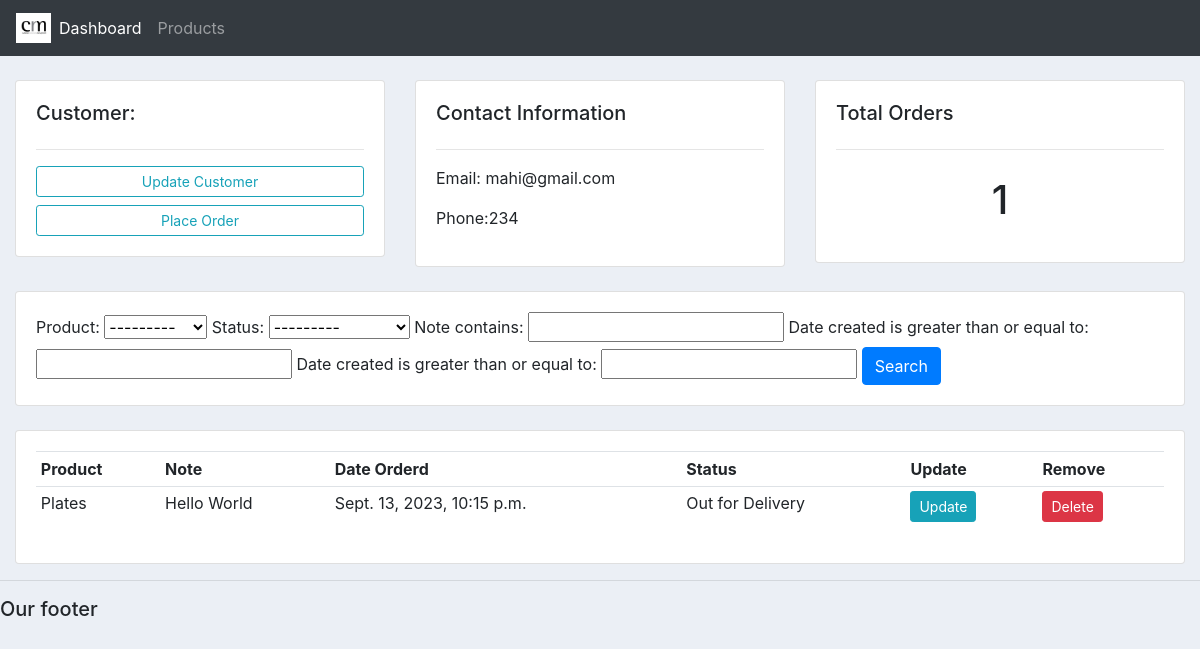
The app's page /customer/2/ with its own data.
### accounts/models.py (models this page shows, shortened)
class Customer(models.Model):
    name = models.CharField(max_length=200, null=True)
    phone = models.CharField(max_length=200, null=True)
    email = models.CharField(max_length=200, null=True)
    date_created = models.DateTimeField(auto_now_add=True, null = True)

class Order(models.Model):
    STATUS = (
        ('Pending', 'Pending'),
        ('Out for Delivery', 'Out for Delivery'),
        ('Delivered', 'Delivered'),
    )
    customer = models.ForeignKey(Customer, null=True, on_delete=models.SET_NULL)
    product = models.ForeignKey(Product, null=True, on_delete=models.SET_NULL)
    date_created = models.DateTimeField(auto_now_add=True, null=True)
    status = models.CharField(max_length = 200, null = True, choices = STATUS)
    note = models.CharField(max_length = 200, null = True)

class Product(models.Model):
    CATEGORY = (
        ('Indoor', 'Indoor'),
        ('Outdoor', 'Outdoor'),
    )
    name = models.CharField(max_length=200, null=True)
    price = models.FloatField(null = True)
    category = models.CharField(max_length=200, null=True, choices = CATEGORY)
    description = models.CharField(max_length=200, null=True, blank = True)
    date_created = models.DateTimeField(auto_now_add=True, null = True)
    tags = models.ManyToManyField(Tag)
    def __str__(self):
        return self.name

### accounts/views.py (the view)
# urls.py: path('customer/<str:pk>/', views.customer, name = 'customer'),
def customer(request, pk):
    customer = Customer.objects.get(id = pk)
    orders = customer.order_set.all()
    total_orders = orders.count()
    order_filter = OrderFilter(request.GET, queryset = orders )
    orders = order_filter.qs
    context = {
        'customer' : customer,
        'total_orders' : total_orders,
        'orders' : orders,
        'order_filter' : order_filter
    }
    return render(request, 'accounts/customer.html', context)

### accounts/templates/accounts/customer.html
{%  extends 'accounts/main.html' %}
{% block content %}
	<br>
<div class="row">
	<div class="col-md">
		<div class="card card-body">
			<h5>Customer:</h5>
			<hr>
			<a class="btn btn-outline-info  btn-sm btn-block" href="">Update Customer</a>
			<a class="btn btn-outline-info  btn-sm btn-block" href="{% url 'create_order' customer.id %}">Place Order</a>
		</div>
	</div>
	<div class="col-md">
		<div class="card card-body">
			<h5>Contact Information</h5>
			<hr>
			<p>Email: {{customer.email}}</p>
			<p>Phone:{{customer.phone}}</p>
		</div>
	</div>
	<div class="col-md">
		<div class="card card-body">
			<h5>Total Orders</h5>
			<hr>
			<h1 style="text-align: center;padding: 10px">{{total_orders}}</h1>
		</div>
	</div>
</div>
<br>
<div class="row">
	<div class="col">
		<div class="card card-body">
			<form method="get">
				{{order_filter.form}}
		    <button class="btn btn-primary" type="submit">Search</button>
		  </form>
		</div>
	</div>
</div>
<br>
<div class="row">
	<div class="col-md">
		<div class="card card-body">
			<table class="table table-sm">
				<tr>
					<th>Product</th>
					<th>Note</th>
					<th>Date Orderd</th>
					<th>Status</th>
					<th>Update</th>
					<th>Remove</th>
				</tr>
				{%for order in orders%}
				<tr>
					<td>{{order.product}}</td>
					<td>{{order.note}}</td>
					<td>{{order.date_created}}</td>
					<td>{{order.status}}</td>
					<td><a class = "btn btn-sm btn-info" href="{% url 'update_order' order.id %}">Update</a></td>
					<td><a class = "btn btn-sm btn-danger" href="{% url 'delete_order' order.id %}">Delete</a></td>
				</tr>
				{%endfor %}
			</table>
		</div>
	</div>
</div>
{% endblock %}

### static/css/main.css (style rules this page uses)
body { background-color: #ebeff5; }

### records on screen
Customer: email "mahi@gmail.com", phone "234"
Order: product "Plates", note "Hello World", date_created "Sept. 13, 2023, 10:15 p.m.", status "Out for Delivery"

### other values on screen
{{ total_orders }} "1"
